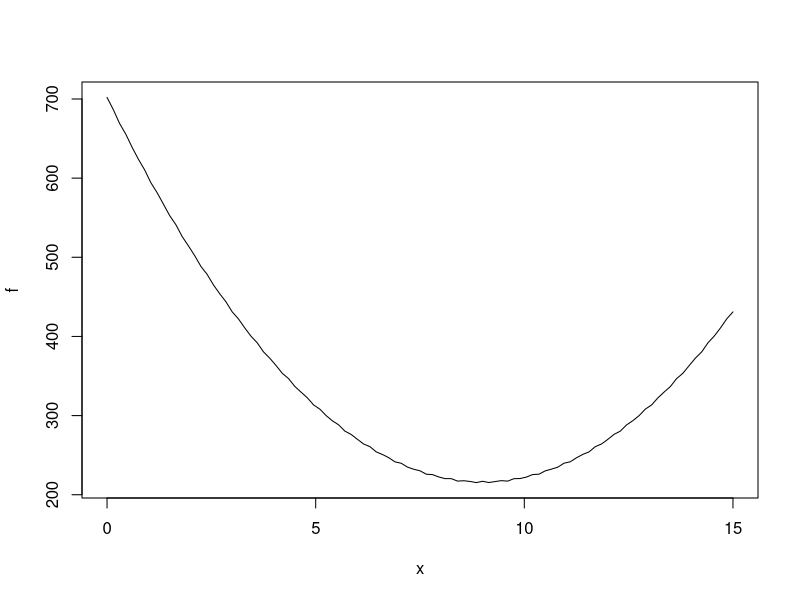
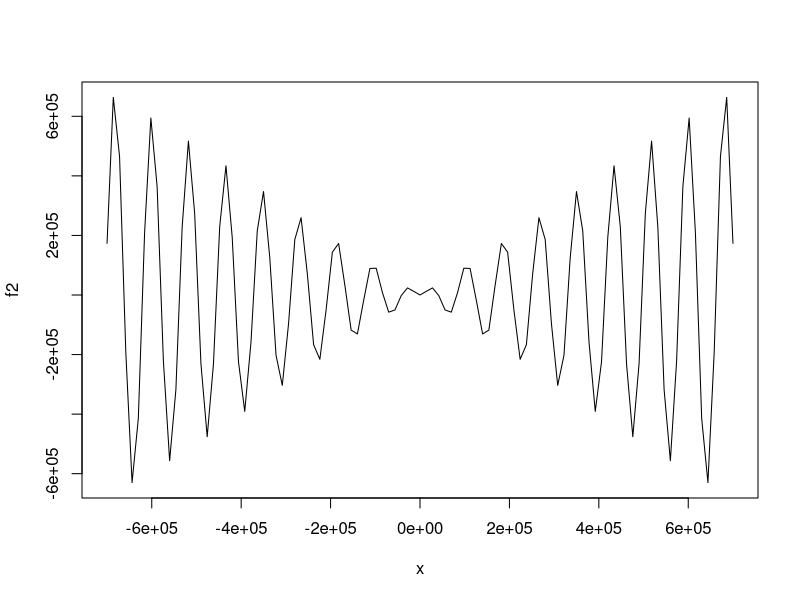

Generate these figures, in order, with R: (Note: this script raises an error after producing the figures.)
### Optimization ###

f <- function(x) {(x-3)^2 + 2*(x-3)^2 + 3*(x-15)^2 + sin(100*x)}

plot(f, 0, 15)
interval1 <- c(0,15)
interval2 <- c(9,12)
interval3 <- c(10,11)

optimize(f, interval1)
## $minimum 9.283052

optimize(f, interval2)
## $minimum 9.534078 

optimize(f, interval3)
## $minimum 10.16165

### Integrating a function ###

f2 <- function(x) {x*sin(x)}
plot(f2, -7e5, 7e5)

integrate(f2, -7e5, 7e5, subdivisions = 1e7)
system.time(integrate(f2, -7e5, 7e5, subdivisions = 1e7))
## user  system elapsed 
# 32.37    0.03   34.24 

library(parallel)
cores <- detectCores() ## 2 cores
cluster <- makePSOCKcluster(cores)

# first try, divide the interval into 2 intervals
int1 <- c(-7e5,0)
int2 <- c(0,7e5)
list_intervals <- list(int1,int2)
parLapply(cluster, list_intervals, 
          (function(int) {integrate(function(x) {x*sin(x)}, int[1], int[2], subdivisions = 1e7)}))
system.time(parLapply(cluster, list_intervals, 
                      (function(int) {integrate(function(x) {x*sin(x)}, int[1], int[2], subdivisions = 1e7)})))
#on 8 cores
#user  system elapsed 
#0.00    0.00    2.62 

# create a list of n intervals of equal length
start_interval = -7e5
end_interval = 7e5
nb_intervals = 16
interval_length = (end_interval - start_interval)/nb_intervals
list_intervals <- list()
for (i in 1:nb_intervals){
  left = start_interval + interval_length*(i-1)
  right = start_interval + interval_length*i
  list_intervals[[i]] <- c(left,right)
}

parLapply(cluster, list_intervals, 
          (function(int) {integrate(function(x) {x*sin(x)}, int[1], int[2], subdivisions = 1e7)}))
system.time(parLapply(cluster, list_intervals, 
                      (function(int) {integrate(function(x) {x*sin(x)}, int[1], int[2], subdivisions = 1e7)})))
#8 intervals, 8 clusters
#user  system elapsed 
#0.00    0.00    0.04 

#16 intervals, 8 clusters
#user  system elapsed 
# 0.00    0.00    0.3 

#16 intervals, 16 clusters
#user  system elapsed 
#0.00    0.00    0.31 